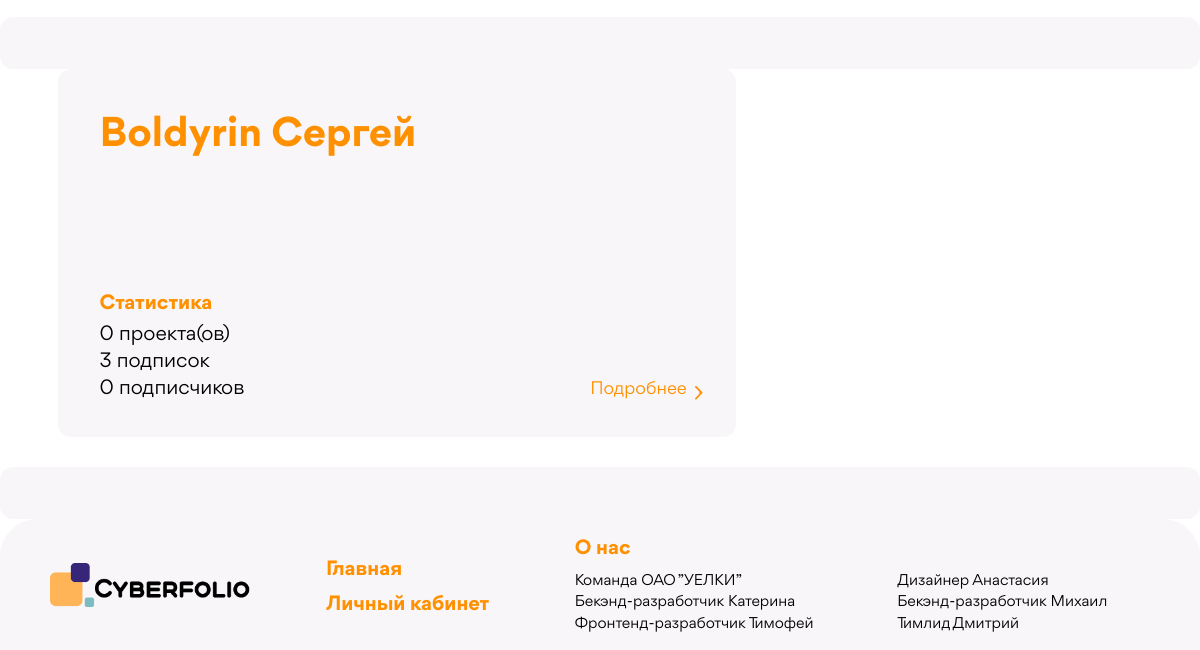
The app's page / (lower part), older data.
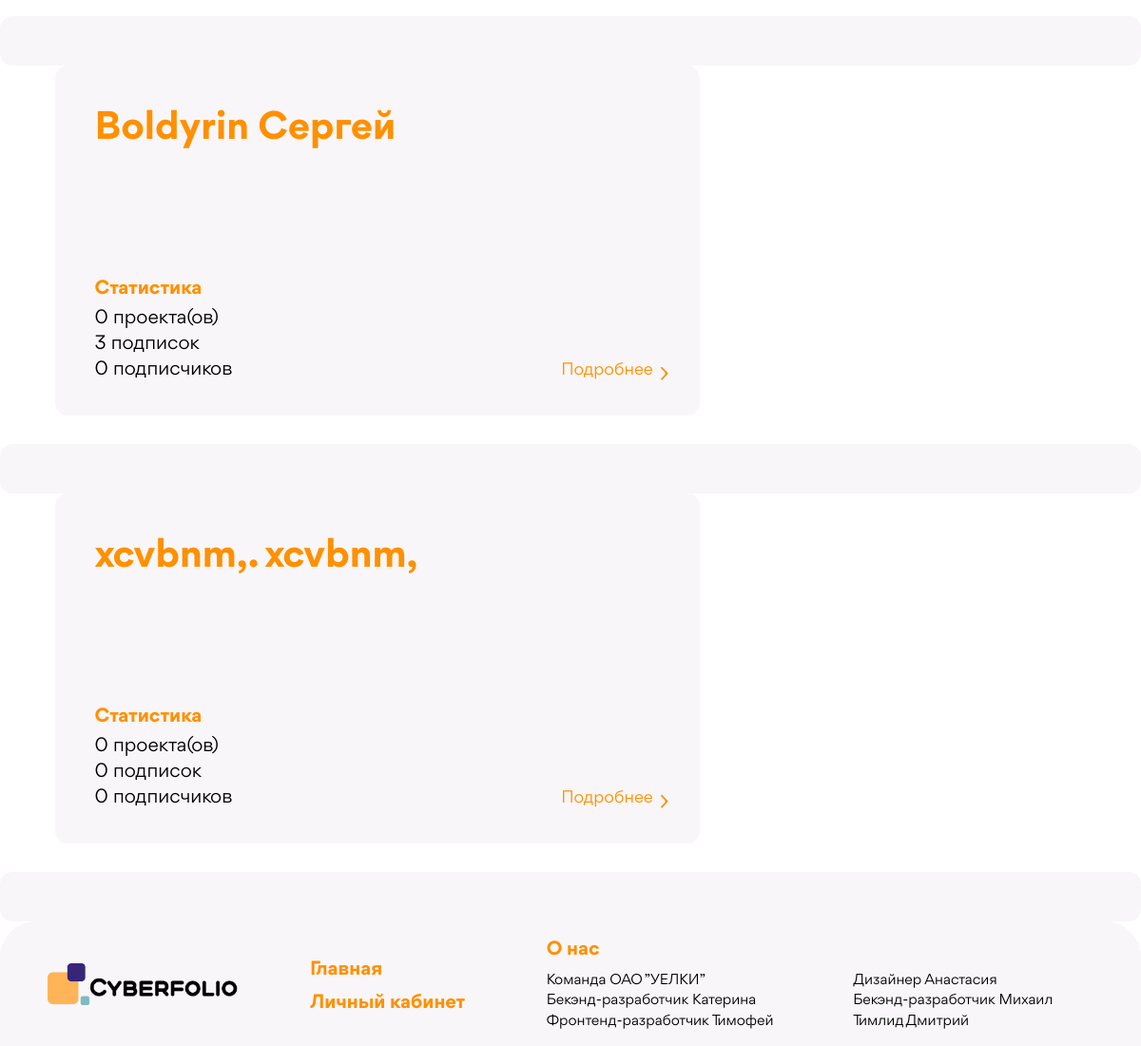
The same page, newer data.
### Accounts/models.py (models this page shows, shortened)
class User(AbstractUser):
    sur_sur_name = models.CharField(max_length=20, verbose_name="Фамилия",blank=True)
    slug = models.SlugField(verbose_name='Слаг', unique=True)
    descriptions = models.TextField(max_length=300, verbose_name='Описание',blank=True)
    email = models.EmailField(verbose_name='Почта',blank=True)
    spec = models.ForeignKey('Specs', db_index=True, on_delete=models.PROTECT, verbose_name="Специализация",blank=True, default=1)
    photo = models.ImageField(upload_to=user_directory_path, blank=True, verbose_name="Фото")
    time_create = models.DateTimeField(auto_now_add=True, verbose_name="Время создания")
    vk_url = models.URLField(max_length=128, blank=True, verbose_name='VK')
    hh_url = models.URLField(max_length=128,blank=True, verbose_name='HH')
    behance_url = models.URLField(max_length=128,blank=True,verbose_name='BH')
    def get_projects(self):
        return Project.objects.all().filter(users=self)
    def count_projects(self):
        return self.get_projects().count()
    def get_followers(self):
        return Follow.objects.all().filter(follow_from_id=self.id).values_list('follow_to', flat=True)
    def count_followers(self):
        return self.get_followers().count()
    def count_followings(self):
        return Follow.objects.all().filter(follow_to_id=self.id).count()
    def get_short_name(self):
        return '{0} {1}'.format(self.last_name, self.first_name)
    class Meta:
        verbose_name = 'Юзер'
        verbose_name_plural = 'Юзеры'
        ordering = ['id']

### Accounts/views.py (the view)
# urls.py: 2. Add a URL to urlpatterns:  path('', Home.as_view(), name='home')
class Home(ListView):
    model = User
    template_name = "main_page.html"
    context_object_name = "users"
    def get_context_data(self, *, object_list = None, **kwargs):
        context = super().get_context_data(**kwargs)
        context['title'] = "Главная страница"
        return context
    def get_queryset(self):
        users = User.objects.all().exclude(id=self.request.user.id).filter(is_superuser=0)
        if self.request.method == 'GET':
            first_name = self.request.GET.get('first_name')
            last_name = self.request.GET.get('last_name')
            spec = self.request.GET.get('specialization')
            first_name_q = Q()
            if first_name:
                first_name_q = Q(first_name__icontains=first_name)
            last_name_q = Q()
            if last_name:
                last_name_q = Q(last_name__icontains=last_name)
            if spec:
                try:
                    spec_obj = Specs.objects.get(name=spec)
                    users = users.filter(spec=spec_obj)
                except Specs.DoesNotExist:
                    pass
            users = users.filter(first_name_q & last_name_q)
        users = users.annotate(num_followers=Count('following')).order_by('-num_followers')
        return users

### templates/main_page.html (shortened to what this page needs)
{% extends 'base.html' %}
{% load static %}
{% block css %}
    <link rel="stylesheet" href="{% static 'css/normalize.css' %}">
    <link rel="stylesheet" href="{% static 'css/general_styles.css' %}">
    <link rel="stylesheet" href="{% static 'css/main_page.css' %}">
    <link href = "{% static 'fonts/stylesheet.css' %}" rel = "stylesheet" type = "text/css" />
{% endblock %}
{% block content %}
{% for u in users %}
    <div class="user-card-container">
            <div class="left-section card-container">
                <div class="user-header">{{ u.get_short_name }}</div>
                <div class="user-statistic-header">Статистика</div>
                <div class="statistic-container">
                    <ul class="statistic-list">
                        <li class="statistic-item">{{ u.count_projects }} проекта(ов)</li>
                        <li class="statistic-item">{{ u.count_followers }} подписок</li>
                        <li class="statistic-item">{{ u.count_followings }} подписчиков</li>
                    </ul>
                    <a href="{% url 'profile' slug=u.slug %}" class="project-link">
                        <h5 class="abour-project">Подробнее</h5>
                        <img class="abour-project-icon" src="{% static 'images/about-project-icon.svg' %}">
                    </a>
                    </div>
                </div>
            </div>
            <div class="right-section card-container">
            </div>
{% endfor %}
{% endblock %}

Row changes from the older to the newer data that the page shows:
added User: get_short_name "xcvbnm,. xcvbnm,", count_projects "0", count_followers "0", count_followings "0"
